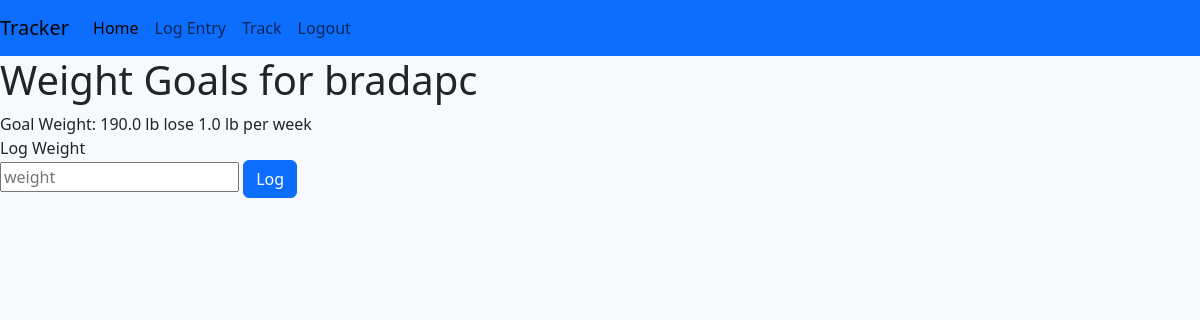
Before: /weight/log (signed in) with the older database file.
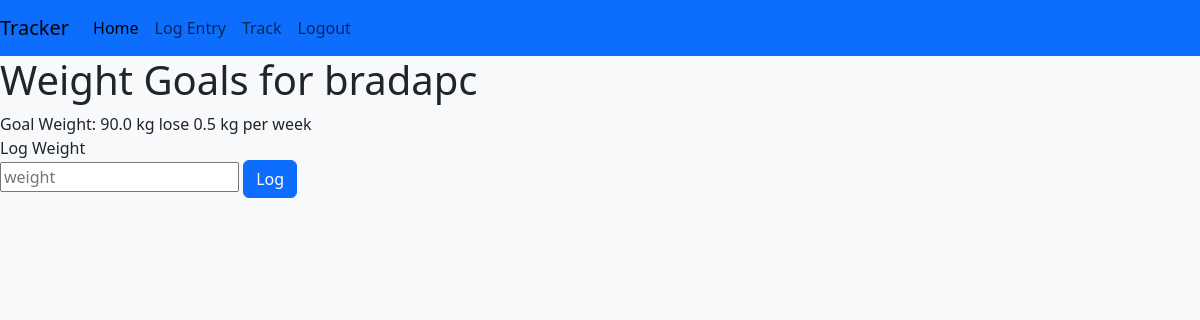
After: the same page with the newer database file.
### tables this page shows
CREATE TABLE "weight_goals" (
user_id INTEGER NOT NULL,
goal_weight REAL NOT NULL,
goal_step REAL NOT NULL,
height REAL NOT NULL,
goal_direction INTEGER NOT NULL
, units TEXT, time TEXT);

### app.py (the view)
@app.route("/weight/log", methods=["GET", "POST"])
@login_required
def weight_log():
    weight_goals = weightGoalExists()
    units = getUnits(weight_goals)
    if request.method == "POST":
        return redirect("/weight/log")
    else:
        return render_template("weight_log.html", user=session['user'], weight_goals=weight_goals, units=units)

### app.py (called while the page is built)
def login_required(f):
    @wraps(f)
    def decorated_function(*args, **kwargs):
        if session.get("user_id") is None:
            return redirect("/login")
        return f(*args, **kwargs)
    return decorated_function

def getUnits(weight_goals):
    units = {}
    if weight_goals['units'] == "metric":
        units['weight_unit'] = "kg"
        units['height_unit'] = "cm"
    elif weight_goals['units'] == "imperial":
        units['weight_unit'] = "lb"
        units['height_unit'] = "inches"
    return units

def weightGoalExists():
    con = sqlite3.connect("tracker.db")
    con.row_factory = sqlite3.Row
    cur = con.cursor()
    res = cur.execute("SELECT * FROM weight_goals WHERE user_id = ?", (session['user_id'],))
    return res.fetchone()

### templates/weight_log.html (shortened to what this page needs)
{% extends "layout.html" %}
{% block body %}
    <h1>Weight Goals for {{ user }} </h1>
    {% if weight_goals %}
        <div class="goal-weight-container">
            <span>Goal Weight: {{ weight_goals.goal_weight }} {{ units.weight_unit }}</span>
            {% if (weight_goals.goal_direction > 0) %}
                <span>gain</span>
            {% elif (weight_goals.goal_direction < 0) %}
                <span>lose</span>
            {% endif %}
            <span>{{ weight_goals.goal_step }} {{ units.weight_unit }} per week</span>
        </div>
        <div class="goal-weight-log-entry">
            <span>Log Weight</span>
            <form action="/weight" method="post">
                <input type="text" placeholder="weight" name="weight-entry">
                <button type="submit" class="btn btn-primary">Log</button>
            </form>
        </div>
    {% endif %}
{% endblock %}

### templates/layout.html (shortened to what this page needs)
<!DOCTYPE html>
<html lang="en">
    <head>
        {% block head %}
        <link href="/static/style.css" rel="stylesheet">
        <link href="https://cdn.jsdelivr.net/npm/bootstrap@5.3.3/dist/css/bootstrap.min.css" rel="stylesheet">
        {% endblock %}
    </head>
    <body class="bg-light">
        <nav class="navbar navbar-expand-lg navbar-light bg-primary">
            <a class="navbar-brand" href="#">Tracker</a>
            <div class="collapse navbar-collapse" id="navbarNavAltMarkup">
              <div class="navbar-nav">
                <a class="nav-item nav-link active" href="#">Home</a>
                <a class="nav-item nav-link" href="#">Log Entry</a>
                <a class="nav-item nav-link" href="#">Track</a>
                {% if  "user" in session %}
                <a class="nav-item nav-link" href="/logout">Logout</a>
                {% else %}
                <a class="nav-item nav-link" href="/login">Login</a>
                {% endif %}
              </div>
            </div>
          </nav>
        {% block body%} {% endblock %}
    </body>
</html>

Changed rows visible on the page:
changed weight_goals: goal_weight "190.0" → "90.0"; goal_step "1.0" → "0.5"
Other visible differences:
{{ units.weight_unit }}: "lb" → "kg"
